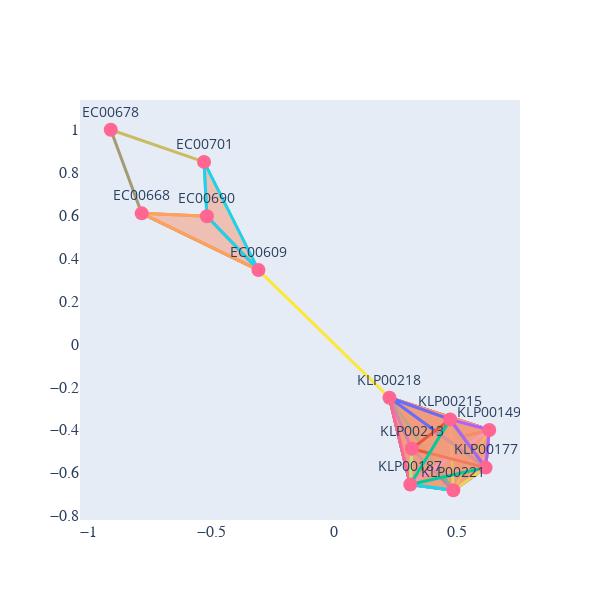

The notebook cell saved with this chart:
### Code cell
visualize_simplicial_complex(simplex_tree3,108,strain_names,save_filename="plots/simplicial_108.svg")

### Figure 1 — Plotly figure (JSON) as saved in the notebook; plotly's stock layout.template omitted (floating-point values rounded to 4 significant figures)
{"data": [{"line": {"color": "rgba(76, 84, 108, 1.0)", "width": 3}, "mode": "lines", "type": "scatter", "x": [-0.5178, -0.3083, null], "y": [0.5965, 0.3454, null]}, {"line": {"color": "rgba(184, 171, 109, 1.0)", "width": 3}, "mode": "lines", "type": "scatter", "x": [-0.5178, -0.7829, null], "y": [0.5965, 0.61, null]}, {"line": {"color": "rgba(197, 181, 103, 1.0)", "width": 3}, "mode": "lines", "type": "scatter", "x": [-0.5178, -0.5295, null], "y": [0.5965, 0.8501, null]}, {"line": {"color": "rgba(139, 135, 120, 1.0)", "width": 3}, "mode": "lines", "type": "scatter", "x": [-0.7829, -0.3083, null], "y": [0.61, 0.3454, null]}, {"line": {"color": "rgba(165, 155, 115, 1.0)", "width": 3}, "mode": "lines", "type": "scatter", "x": [-0.7829, -0.9087, null], "y": [0.61, 1, null]}, {"line": {"color": "rgba(241, 217, 68, 1.0)", "width": 3}, "mode": "lines", "type": "scatter", "x": [-0.3083, -0.5295, null], "y": [0.3454, 0.8501, null]}, {"line": {"color": "rgba(253, 231, 55, 1.0)", "width": 3}, "mode": "lines", "type": "scatter", "x": [-0.3083, 0.2241, null], "y": [0.3454, -0.2502, null]}, {"line": {"color": "rgba(204, 187, 99, 1.0)", "width": 3}, "mode": "lines", "type": "scatter", "x": [-0.5295, -0.9087, null], "y": [0.8501, 1, null]}, {"line": {"color": "rgba(121, 121, 119, 1.0)", "width": 3}, "mode": "lines", "type": "scatter", "x": [0.4707, 0.4838, null], "y": [-0.351, -0.6816, null]}, {"line": {"color": "rgba(131, 128, 120, 1.0)", "width": 3}, "mode": "lines", "type": "scatter", "x": [0.4707, 0.6298, null], "y": [-0.351, -0.4003, null]}, {"line": {"color": "rgba(139, 135, 120, 1.0)", "width": 3}, "mode": "lines", "type": "scatter", "x": [0.4707, 0.315, null], "y": [-0.351, -0.4882, null]}, {"line": {"color": "rgba(144, 139, 119, 1.0)", "width": 3}, "mode": "lines", "type": "scatter", "x": [0.4707, 0.2241, null], "y": [-0.351, -0.2502, null]}, {"line": {"color": "rgba(156, 148, 118, 1.0)", "width": 3}, "mode": "lines", "type": "scatter", "x": [0.4707, 0.3088, null], "y": [-0.351, -0.6549, null]}, {"line": {"color": "rgba(165, 155, 115, 1.0)", "width": 3}, "mode": "lines", "type": "scatter", "x": [0.4707, 0.615, null], "y": [-0.351, -0.5759, null]}, {"line": {"color": "rgba(42, 63, 109, 1.0)", "width": 3}, "mode": "lines", "type": "scatter", "x": [0.4838, 0.315, null], "y": [-0.6816, -0.4882, null]}, {"line": {"color": "rgba(67, 78, 107, 1.0)", "width": 3}, "mode": "lines", "type": "scatter", "x": [0.4838, 0.3088, null], "y": [-0.6816, -0.6549, null]}, {"line": {"color": "rgba(69, 79, 107, 1.0)", "width": 3}, "mode": "lines", "type": "scatter", "x": [0.4838, 0.2241, null], "y": [-0.6816, -0.2502, null]}, {"line": {"color": "rgba(101, 104, 112, 1.0)", "width": 3}, "mode": "lines", "type": "scatter", "x": [0.4838, 0.6298, null], "y": [-0.6816, -0.4003, null]}, {"line": {"color": "rgba(101, 104, 112, 1.0)", "width": 3}, "mode": "lines", "type": "scatter", "x": [0.4838, 0.615, null], "y": [-0.6816, -0.5759, null]}, {"line": {"color": "rgba(42, 63, 109, 1.0)", "width": 3}, "mode": "lines", "type": "scatter", "x": [0.2241, 0.315, null], "y": [-0.2502, -0.4882, null]}, {"line": {"color": "rgba(69, 79, 107, 1.0)", "width": 3}, "mode": "lines", "type": "scatter", "x": [0.2241, 0.3088, null], "y": [-0.2502, -0.6549, null]}, {"line": {"color": "rgba(80, 88, 108, 1.0)", "width": 3}, "mode": "lines", "type": "scatter", "x": [0.2241, 0.615, null], "y": [-0.2502, -0.5759, null]}, {"line": {"color": "rgba(101, 104, 112, 1.0)", "width": 3}, "mode": "lines", "type": "scatter", "x": [0.2241, 0.6298, null], "y": [-0.2502, -0.4003, null]}, {"line": {"color": "rgba(42, 63, 109, 1.0)", "width": 3}, "mode": "lines", "type": "scatter", "x": [0.315, 0.3088, null], "y": [-0.4882, -0.6549, null]}, {"line": {"color": "rgba(74, 83, 107, 1.0)", "width": 3}, "mode": "lines", "type": "scatter", "x": [0.315, 0.615, null], "y": [-0.4882, -0.5759, null]}, {"line": {"color": "rgba(105, 107, 113, 1.0)", "width": 3}, "mode": "lines", "type": "scatter", "x": [0.315, 0.6298, null], "y": [-0.4882, -0.4003, null]}, {"line": {"color": "rgba(76, 84, 108, 1.0)", "width": 3}, "mode": "lines", "type": "scatter", "x": [0.3088, 0.615, null], "y": [-0.6549, -0.5759, null]}, {"line": {"color": "rgba(128, 126, 120, 1.0)", "width": 3}, "mode": "lines", "type": "scatter", "x": [0.3088, 0.6298, null], "y": [-0.6549, -0.4003, null]}, {"line": {"color": "rgba(121, 121, 119, 1.0)", "width": 3}, "mode": "lines", "type": "scatter", "x": [0.6298, 0.615, null], "y": [-0.4003, -0.5759, null]}, {"fill": "toself", "fillcolor": "rgba(244, 157, 126, 0.545)", "line": {"width": 3}, "mode": "lines", "type": "scatter", "x": [0.4838, 0.315, 0.3088, 0.4838, null], "y": [-0.6816, -0.4882, -0.6549, -0.6816, null]}, {"fill": "toself", "fillcolor": "rgba(244, 157, 126, 0.545)", "line": {"width": 3}, "mode": "lines", "type": "scatter", "x": [0.4838, 0.2241, 0.315, 0.4838, null], "y": [-0.6816, -0.2502, -0.4882, -0.6816, null]}, {"fill": "toself", "fillcolor": "rgba(244, 157, 126, 0.545)", "line": {"width": 3}, "mode": "lines", "type": "scatter", "x": [0.4838, 0.2241, 0.3088, 0.4838, null], "y": [-0.6816, -0.2502, -0.6549, -0.6816, null]}, {"fill": "toself", "fillcolor": "rgba(244, 157, 126, 0.545)", "line": {"width": 3}, "mode": "lines", "type": "scatter", "x": [0.2241, 0.315, 0.3088, 0.2241, null], "y": [-0.2502, -0.4882, -0.6549, -0.2502, null]}, {"fill": "toself", "fillcolor": "rgba(244, 157, 126, 0.545)", "line": {"width": 3}, "mode": "lines", "type": "scatter", "x": [0.315, 0.3088, 0.615, 0.315, null], "y": [-0.4882, -0.6549, -0.5759, -0.4882, null]}, {"fill": "toself", "fillcolor": "rgba(244, 157, 126, 0.545)", "line": {"width": 3}, "mode": "lines", "type": "scatter", "x": [0.2241, 0.315, 0.615, 0.2241, null], "y": [-0.2502, -0.4882, -0.5759, -0.2502, null]}, {"fill": "toself", "fillcolor": "rgba(244, 157, 126, 0.545)", "line": {"width": 3}, "mode": "lines", "type": "scatter", "x": [0.2241, 0.3088, 0.615, 0.2241, null], "y": [-0.2502, -0.6549, -0.5759, -0.2502, null]}, {"fill": "toself", "fillcolor": "rgba(244, 157, 126, 0.545)", "line": {"width": 3}, "mode": "lines", "type": "scatter", "x": [0.4838, 0.2241, 0.6298, 0.4838, null], "y": [-0.6816, -0.2502, -0.4003, -0.6816, null]}, {"fill": "toself", "fillcolor": "rgba(244, 157, 126, 0.545)", "line": {"width": 3}, "mode": "lines", "type": "scatter", "x": [0.4838, 0.2241, 0.615, 0.4838, null], "y": [-0.6816, -0.2502, -0.5759, -0.6816, null]}, {"fill": "toself", "fillcolor": "rgba(244, 157, 126, 0.545)", "line": {"width": 3}, "mode": "lines", "type": "scatter", "x": [0.4838, 0.315, 0.615, 0.4838, null], "y": [-0.6816, -0.4882, -0.5759, -0.6816, null]}, {"fill": "toself", "fillcolor": "rgba(244, 157, 126, 0.545)", "line": {"width": 3}, "mode": "lines", "type": "scatter", "x": [0.4838, 0.3088, 0.615, 0.4838, null], "y": [-0.6816, -0.6549, -0.5759, -0.6816, null]}, {"fill": "toself", "fillcolor": "rgba(244, 157, 126, 0.545)", "line": {"width": 3}, "mode": "lines", "type": "scatter", "x": [0.4838, 0.315, 0.6298, 0.4838, null], "y": [-0.6816, -0.4882, -0.4003, -0.6816, null]}, {"fill": "toself", "fillcolor": "rgba(244, 157, 126, 0.545)", "line": {"width": 3}, "mode": "lines", "type": "scatter", "x": [0.2241, 0.315, 0.6298, 0.2241, null], "y": [-0.2502, -0.4882, -0.4003, -0.2502, null]}, {"fill": "toself", "fillcolor": "rgba(244, 157, 126, 0.545)", "line": {"width": 3}, "mode": "lines", "type": "scatter", "x": [0.4838, 0.6298, 0.615, 0.4838, null], "y": [-0.6816, -0.4003, -0.5759, -0.6816, null]}, {"fill": "toself", "fillcolor": "rgba(244, 157, 126, 0.545)", "line": {"width": 3}, "mode": "lines", "type": "scatter", "x": [0.2241, 0.6298, 0.615, 0.2241, null], "y": [-0.2502, -0.4003, -0.5759, -0.2502, null]}, {"fill": "toself", "fillcolor": "rgba(244, 157, 126, 0.545)", "line": {"width": 3}, "mode": "lines", "type": "scatter", "x": [0.315, 0.6298, 0.615, 0.315, null], "y": [-0.4882, -0.4003, -0.5759, -0.4882, null]}, {"fill": "toself", "fillcolor": "rgba(244, 157, 126, 0.545)", "line": {"width": 3}, "mode": "lines", "type": "scatter", "x": [0.4838, 0.3088, 0.6298, 0.4838, null], "y": [-0.6816, -0.6549, -0.4003, -0.6816, null]}, {"fill": "toself", "fillcolor": "rgba(244, 157, 126, 0.545)", "line": {"width": 3}, "mode": "lines", "type": "scatter", "x": [0.2241, 0.3088, 0.6298, 0.2241, null], "y": [-0.2502, -0.6549, -0.4003, -0.2502, null]}, {"fill": "toself", "fillcolor": "rgba(244, 157, 126, 0.545)", "line": {"width": 3}, "mode": "lines", "type": "scatter", "x": [0.315, 0.3088, 0.6298, 0.315, null], "y": [-0.4882, -0.6549, -0.4003, -0.4882, null]}, {"fill": "toself", "fillcolor": "rgba(244, 157, 126, 0.545)", "line": {"width": 3}, "mode": "lines", "type": "scatter", "x": [0.3088, 0.6298, 0.615, 0.3088, null], "y": [-0.6549, -0.4003, -0.5759, -0.6549, null]}, {"fill": "toself", "fillcolor": "rgba(244, 157, 126, 0.545)", "line": {"width": 3}, "mode": "lines", "type": "scatter", "x": [0.4707, 0.4838, 0.6298, 0.4707, null], "y": [-0.351, -0.6816, -0.4003, -0.351, null]}, {"fill": "toself", "fillcolor": "rgba(244, 157, 126, 0.545)", "line": {"width": 3}, "mode": "lines", "type": "scatter", "x": [0.4707, 0.4838, 0.315, 0.4707, null], "y": [-0.351, -0.6816, -0.4882, -0.351, null]}, {"fill": "toself", "fillcolor": "rgba(244, 157, 126, 0.545)", "line": {"width": 3}, "mode": "lines", "type": "scatter", "x": [0.4707, 0.315, 0.6298, 0.4707, null], "y": [-0.351, -0.4882, -0.4003, -0.351, null]}, {"fill": "toself", "fillcolor": "rgba(244, 157, 126, 0.545)", "line": {"width": 3}, "mode": "lines", "type": "scatter", "x": [0.4707, 0.4838, 0.2241, 0.4707, null], "y": [-0.351, -0.6816, -0.2502, -0.351, null]}, {"fill": "toself", "fillcolor": "rgba(244, 157, 126, 0.545)", "line": {"width": 3}, "mode": "lines", "type": "scatter", "x": [0.4707, 0.2241, 0.315, 0.4707, null], "y": [-0.351, -0.2502, -0.4882, -0.351, null]}, {"fill": "toself", "fillcolor": "rgba(244, 157, 126, 0.545)", "line": {"width": 3}, "mode": "lines", "type": "scatter", "x": [0.4707, 0.2241, 0.6298, 0.4707, null], "y": [-0.351, -0.2502, -0.4003, -0.351, null]}, {"fill": "toself", "fillcolor": "rgba(244, 157, 126, 0.545)", "line": {"width": 3}, "mode": "lines", "type": "scatter", "x": [0.4707, 0.4838, 0.3088, 0.4707, null], "y": [-0.351, -0.6816, -0.6549, -0.351, null]}, {"fill": "toself", "fillcolor": "rgba(244, 157, 126, 0.545)", "line": {"width": 3}, "mode": "lines", "type": "scatter", "x": [0.4707, 0.2241, 0.3088, 0.4707, null], "y": [-0.351, -0.2502, -0.6549, -0.351, null]}, {"fill": "toself", "fillcolor": "rgba(244, 157, 126, 0.545)", "line": {"width": 3}, "mode": "lines", "type": "scatter", "x": [0.4707, 0.315, 0.3088, 0.4707, null], "y": [-0.351, -0.4882, -0.6549, -0.351, null]}, {"fill": "toself", "fillcolor": "rgba(244, 157, 126, 0.545)", "line": {"width": 3}, "mode": "lines", "type": "scatter", "x": [0.4707, 0.3088, 0.6298, 0.4707, null], "y": [-0.351, -0.6549, -0.4003, -0.351, null]}, {"fill": "toself", "fillcolor": "rgba(244, 157, 126, 0.545)", "line": {"width": 3}, "mode": "lines", "type": "scatter", "x": [0.4707, 0.4838, 0.615, 0.4707, null], "y": [-0.351, -0.6816, -0.5759, -0.351, null]}, {"fill": "toself", "fillcolor": "rgba(244, 157, 126, 0.545)", "line": {"width": 3}, "mode": "lines", "type": "scatter", "x": [0.4707, 0.2241, 0.615, 0.4707, null], "y": [-0.351, -0.2502, -0.5759, -0.351, null]}, {"fill": "toself", "fillcolor": "rgba(244, 157, 126, 0.545)", "line": {"width": 3}, "mode": "lines", "type": "scatter", "x": [0.4707, 0.315, 0.615, 0.4707, null], "y": [-0.351, -0.4882, -0.5759, -0.351, null]}, {"fill": "toself", "fillcolor": "rgba(244, 157, 126, 0.545)", "line": {"width": 3}, "mode": "lines", "type": "scatter", "x": [0.4707, 0.3088, 0.615, 0.4707, null], "y": [-0.351, -0.6549, -0.5759, -0.351, null]}, {"fill": "toself", "fillcolor": "rgba(244, 157, 126, 0.545)", "line": {"width": 3}, "mode": "lines", "type": "scatter", "x": [0.4707, 0.6298, 0.615, 0.4707, null], "y": [-0.351, -0.4003, -0.5759, -0.351, null]}, {"fill": "toself", "fillcolor": "rgba(244, 157, 126, 0.545)", "line": {"width": 3}, "mode": "lines", "type": "scatter", "x": [-0.5178, -0.7829, -0.3083, -0.5178, null], "y": [0.5965, 0.61, 0.3454, 0.5965, null]}, {"fill": "toself", "fillcolor": "rgba(244, 157, 126, 0.545)", "line": {"width": 3}, "mode": "lines", "type": "scatter", "x": [-0.5178, -0.3083, -0.5295, -0.5178, null], "y": [0.5965, 0.3454, 0.8501, 0.5965, null]}, {"hoverinfo": "text", "marker": {"size": 14}, "mode": "markers+text", "text": ["EC00690", "EC00668", "EC00609", "EC00701", "EC00678", "KLP00215", "KLP00221", "KLP00218", "KLP00213", "KLP00187", "KLP00149", "KLP00177"], "textfont": {"size": 14}, "textposition": "top center", "type": "scatter", "x": [-0.5178, -0.7829, -0.3083, -0.5295, -0.9087, 0.4707, 0.4838, 0.2241, 0.315, 0.3088, 0.6298, 0.615], "y": [0.5965, 0.61, 0.3454, 0.8501, 1, -0.351, -0.6816, -0.2502, -0.4882, -0.6549, -0.4003, -0.5759]}], "layout": {"height": 600, "hovermode": "closest", "showlegend": false, "width": 600, "xaxis": {"showgrid": false, "tickfont": {"family": "Arial, sans-serif", "size": 16}, "zeroline": false}, "yaxis": {"showgrid": false, "tickfont": {"family": "Arial, sans-serif", "size": 16}, "zeroline": false}}}
